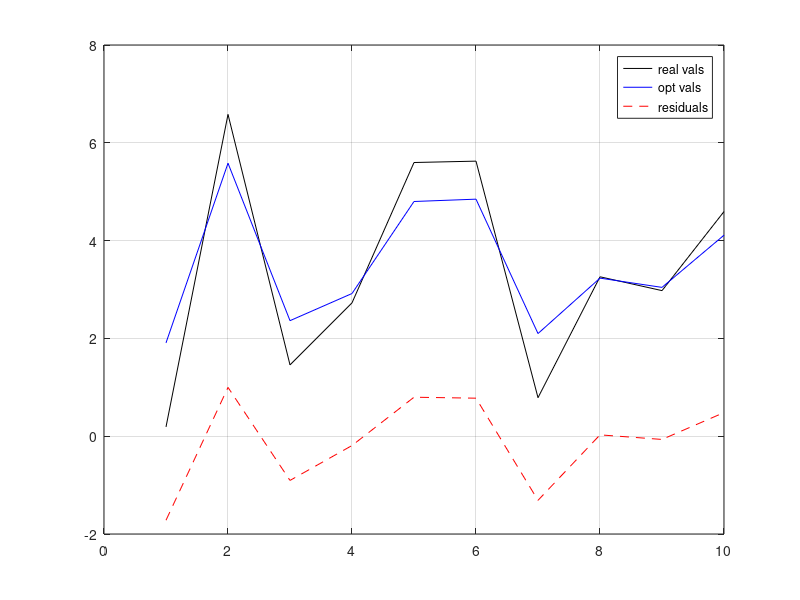

Reproduce this figure in MATLAB.
x  = [-1.7237128,1.8712276,-0.96608055,...
      -0.28394297,1.3416969,1.3757038,...
      -1.3703436,0.042581975,-0.14970151,...
       0.82065094];

y     = [0.19000429,6.5807428,1.4582725,...
      2.7270851,5.5969253,5.6249280,...
      0.787615,3.2599759,2.9771762,...
      4.5936475];


error_factor = 1;
a0 = 3.18970;
a1 = 1 ;
a2 = 0.149020 ; 

opt = a0 + a1 .* x + a2.* x.* x ;

plot(y, 'k'); hold on;
plot(opt, 'b');
plot(error_factor.*(y-opt), 'r--'); grid on;
legend('real vals', 'opt vals', 'residuals');

